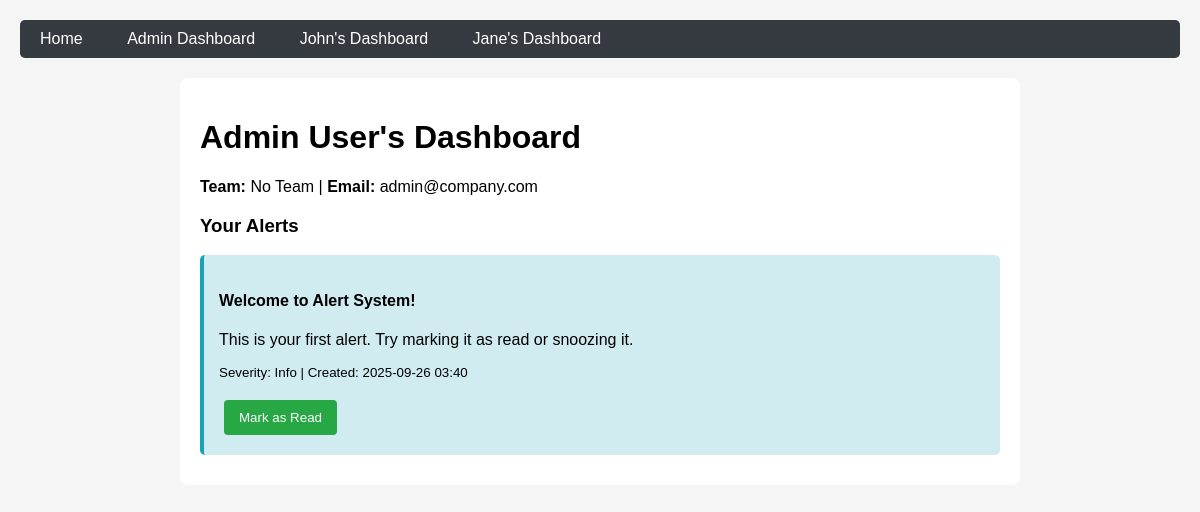
The app's page /dashboard/1 with its own data.
### app.py (models this page shows, shortened)
class User(db.Model):
    id = db.Column(db.Integer, primary_key=True)
    name = db.Column(db.String(100), nullable=False)
    email = db.Column(db.String(120), unique=True, nullable=False)
    is_admin = db.Column(db.Boolean, default=False)
    team_id = db.Column(db.Integer, db.ForeignKey('team.id'), nullable=True)
    last_login = db.Column(db.DateTime, default=datetime.utcnow)

class Alert(db.Model):
    id = db.Column(db.Integer, primary_key=True)
    title = db.Column(db.String(200), nullable=False)
    message = db.Column(db.Text, nullable=False)
    severity = db.Column(db.String(20), nullable=False, default='Info')
    created_at = db.Column(db.DateTime, default=datetime.utcnow)
    is_active = db.Column(db.Boolean, default=True)
    reminders_enabled = db.Column(db.Boolean, default=True)
    visibility_type = db.Column(db.String(20), nullable=False)
    target_team_id = db.Column(db.Integer, db.ForeignKey('team.id'), nullable=True)
    target_user_id = db.Column(db.Integer, db.ForeignKey('user.id'), nullable=True)
    created_by = db.Column(db.Integer, db.ForeignKey('user.id'), nullable=False)

### app.py (the view)
@app.route('/dashboard/<int:user_id>')
def user_dashboard(user_id):
    user = User.query.get_or_404(user_id)
    user.last_login = datetime.utcnow()
    db.session.commit()
    visible_alerts = get_user_alerts(user)
    new_alerts = []
    for alert in visible_alerts:
        if alert.created_at > (datetime.utcnow() - timedelta(minutes=5)):
            new_alerts.append({
                'id': alert.id,
                'title': alert.title,
                'message': alert.message,
                'severity': alert.severity,
                'created_at': alert.created_at.strftime('%Y-%m-%d %H:%M')
            })
    return render_template('user_dashboard.html', user=user, alerts=visible_alerts, new_alerts=new_alerts)

### app.py (called while the page is built)
def get_user_alerts(user):
    alerts = []
    org_alerts = Alert.query.filter_by(visibility_type='org', is_active=True).all()
    alerts.extend(org_alerts)
    if user.team_id:
        team_alerts = Alert.query.filter_by(visibility_type='team', target_team_id=user.team_id, is_active=True).all()
        alerts.extend(team_alerts)
    user_alerts = Alert.query.filter_by(visibility_type='user', target_user_id=user.id, is_active=True).all()
    alerts.extend(user_alerts)
    return alerts

### templates/user_dashboard.html (shortened to what this page needs)
{% extends "base.html" %}
{% block content %}
<h1>{{ user.name }}'s Dashboard</h1>
<p><strong>Team:</strong> {{ user.team.name if user.team else 'No Team' }} | <strong>Email:</strong> {{ user.email }}</p>
<h3>Your Alerts</h3>
{% if alerts %}
    {% for alert in alerts %}
    <div class="alert alert-{{ alert.severity.lower() }}" data-alert-id="{{ alert.id }}">
        <h4>{{ alert.title }}</h4>
        <p>{{ alert.message }}</p>
        <small style="display: block; margin-bottom: 15px;">
            Severity: {{ alert.severity }} |
            Created: {{ alert.created_at.strftime('%Y-%m-%d %H:%M') }}
        </small>
        <div>
            <button onclick="markRead({{ alert.id }}, {{ user.id }})" class="btn btn-success">
                Mark as Read
            </button>
        </div>
    </div>
    {% endfor %}
{% else %}
    <div style="text-align: center; padding: 40px; background-color: #f8f9fa;">
        <h4>No alerts for you!</h4>
        <p>You're all caught up.</p>
    </div>
{% endif %}
{% endblock %}

### templates/base.html (style rules this page uses)
body { font-family: Arial, sans-serif; margin: 20px; background-color: #f5f5f5; }
.alert { padding: 15px; margin: 10px 0; border-radius: 5px; position: relative; }
.alert-info { background-color: #d1ecf1; border-left: 4px solid #17a2b8; }
.btn { padding: 10px 15px; margin: 5px; border: none; border-radius: 4px; cursor: pointer; }
.btn-success { background-color: #28a745; color: white; }

### records on screen
User: name "Admin User", email "admin@company.com"
Alert: title "Welcome to Alert System!", message "This is your first alert. Try marking it as read or snoozing it.", severity "Info", created_at "2025-09-26 03:40"

### other values on screen
{{ user.team.name if user.team else 'No Team' }} "No Team"
